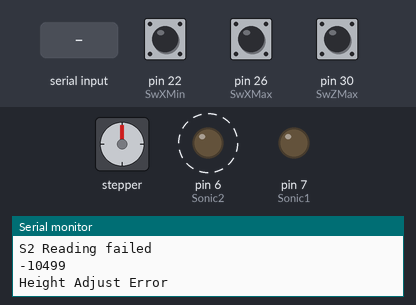
Recording of a sketch running on a simulated Arduino Mega 2560, built with avr-gcc and run on an emulated ATmega2560. Parts: stepper motor, output pins drawn as LEDs (lit = HIGH), the last lines printed to the serial monitor. Dashed ring = blinking. The inputs (shaded band) are chosen by the test bench; at power-on: pin 22 (SwXMin) LOW, pin 26 (SwXMax) LOW, pin 30 (SwZMax) LOW. Stepper angles assume 200 steps per turn.

Above: at 1.7 s.
1.8 s: "H" received over Serial
At 3.5 s:
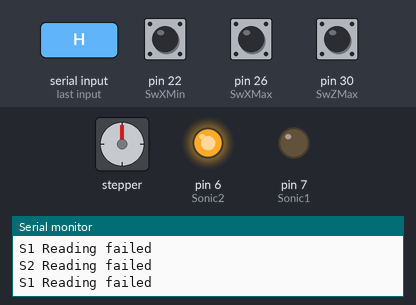
At 4.1 s:
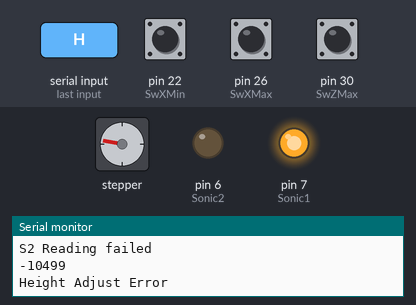
4.8 s: "90,45,200,10\n" received over the second serial link
At 5.6 s:
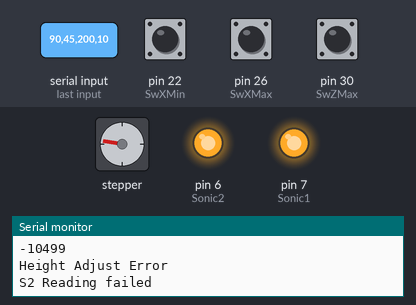
Timing chart, 0 to 24.5 s (numbered marks = the images above; inputs shaded):
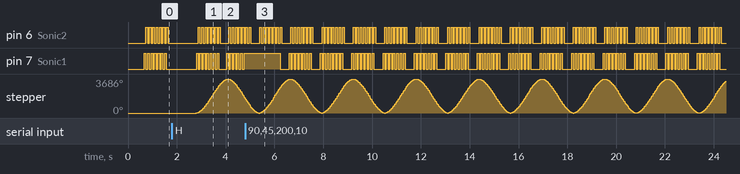

The sketch:

WeldSide.ino
```cpp
#include <AccelStepper.h>

// DEFINING PINS ON THE MEGA
int XmotorPull = 8;    // Pull Pin on the X-Axis Motor
int XmotorDir = 9;     // Direction Pin on the X-Axis Motor
int ZmotorPull = 10;   // Pull Pin on the Z-Axis Motor
int ZmotorDir = 11;    // Direction Pin on the Z-Axis Motor

int Sonic1 = 7;  // Pin to activate ultrasonic sensor 1
int Sonic2 = 6;  // Pin to activate ultrasonic sensor 2

int SwXMax = 26;  // Pin for endstop switch X Axis Max Extention
int SwXMin = 22;  // Pin for endstop switch X Axis Min Extention
int SwZMax = 30;  // Pin for endstop switch Z Axis Max Extention

int SwXMaxState =0;  // Holds state of endstop switches
int SwXMinState =0;  // Holds state of endstop switches
int SwZMaxState =0;  // Holds state of endstop switches

//DEFINING MOTORS
AccelStepper XStep(AccelStepper::FULL2WIRE, XmotorPull, XmotorDir);
AccelStepper ZStep(AccelStepper::FULL2WIRE, ZmotorPull, ZmotorDir);

// GLOVBAL MOTOR SPEEDS
int XMaxSpeed = 100000;
int ZMaxSpeed = 10000;

// GLOBAL OFFSET VALUES
int sonicSensorOffset = 500;       // number of mm the sensor is offest from the welder head
int desiredWelderOffset = 10;      // number of mm we want the welder above the meterial.

// HOLDER FOR RANGE READING
int current_range_reading = -1;     // hold the place of a Usonic range reading
int advReading = 0;

//COURSE FINE MOTOR MOVMENT
int XStepCount=200;
int ZStepCount=200;

int XTarget =0;  // where we want the X axis to be
int ZTarget =0;  // where we want the Z axis to be

int heightFreq = 0;  // how often to check height
int oscFreq = 5000;     // how fast to move oscilation
int oscDist = 500;   // distance to move on each oscilation
int Osc =0;          // wether to osilate of not
int dir =0;          // direction to oscilate


void setup(){

  pinMode(Sonic1, OUTPUT);  // set the trigger pin for the ultrasonic to an output on the mega.
  pinMode(Sonic2, OUTPUT);  // set the trigger pin for the ultrasonic to an output on the mega.

  pinMode(SwXMax, INPUT);  // Define endstop switches as inputs
  pinMode(SwXMin, INPUT);
  pinMode(SwZMax, INPUT);


  XStep.setCurrentPosition(0);
  ZStep.setCurrentPosition(0);
  XStep.setMaxSpeed(XMaxSpeed);
  XStep.setAcceleration(10000);
  ZStep.setMaxSpeed(ZMaxSpeed);
  ZStep.setAcceleration(15000);


  Serial.begin(115200);  // Start talking to RasberryPi
  Serial2.begin(9600);   // Start Talking to  ultrasonic sensor 1
  Serial3.begin(9600);   // Start Talking to  ultrasonic sensor 2

  delay(500);

}

void loop(){

  checkEndStop();  // check stop switches

  heightControl();

  Oscilate();

  XStep.run();
  ZStep.run();

  // move the steppers twards the goal


}
void alternateloop(){
  checkEndStop();
  Oscilate();
  RemoteCommand();
  XStep.run();
  return;
}


void serialEvent() {
    RemoteCommand();   // Get input from the remote
}


void checkEndStop(){
  SwXMaxState = digitalRead(SwXMax);  // get readings from endstop switches
  SwXMinState = digitalRead(SwXMin);
  SwZMaxState = digitalRead(SwZMax);

  // X Max switch is triggered
  if(SwXMaxState == HIGH){
     SwXMaxState = digitalRead(SwXMax);
       if(SwXMaxState == HIGH){
         XStep.move(200);
       }
  }
   else if(SwXMinState == HIGH){
     SwXMinState = digitalRead(SwXMin);
       if(SwXMinState == HIGH){
         XStep.move(-200);
       }
  }

  if(SwZMaxState == HIGH){
     SwZMaxState = digitalRead(SwZMax);
       if(SwZMaxState == HIGH){
         ZStep.move(-200);
       }
  }

}


void Oscilate(){
  int Xgoal = XStep.targetPosition();
  int Xstate = XStep.currentPosition();


  if(Xstate == Xgoal && Osc ==1){


    if(dir == 0){
      XStep.moveTo(Xstate +oscDist);
      dir =1;
     }
     else{
       XStep.moveTo(Xstate -oscDist);
       dir =0;
     }
  }
}


void RemoteCommand(){
  if (Serial.available() > 0) {
    int cmd = Serial.read();

    switch (cmd) {
      case 'A':
        if(XStep.targetPosition() < XStep.currentPosition()){
           //XStep.setCurrentPosition(0);
           XStep.moveTo(XStep.currentPosition());

        }
        XStep.moveTo(XStep.targetPosition() + XStepCount);
      break;
      case 'D':
        if(XStep.targetPosition() > XStep.currentPosition()){
           //XStep.setCurrentPosition(0);
           XStep.moveTo(XStep.currentPosition());
        }
        XStep.moveTo(XStep.targetPosition() - XStepCount);
      break;
      case 'W':
        if(ZStep.targetPosition() < ZStep.currentPosition()){
           //ZStep.setCurrentPosition(0);
           ZStep.moveTo(ZStep.currentPosition());
        }
        ZStep.moveTo(ZStep.targetPosition() + ZStepCount);
        sonicSensorOffset ++;
      break;
      case 'S':
        if(ZStep.targetPosition() > ZStep.currentPosition()){
             //ZStep.setCurrentPosition(0);
             ZStep.moveTo(ZStep.currentPosition());
          }
        ZStep.moveTo(ZStep.targetPosition() - ZStepCount);
        sonicSensorOffset --;
      break;
      case 'X':
        if(XStepCount ==200){
          XStepCount = 100;
          break;
        }
        XStepCount = 200;
      break;
      case 'Z':
        if(ZStepCount == 200){
          ZStepCount = 100;
          break;
        }
        ZStepCount = 200;
      break;
      case 'G':{
        int zz = Serial.parseInt();
        while(Serial.peek() == 'G'){
          zz = Serial.parseInt();
        }
        long val = (1024-zz);

        val = val *70;
        //val = val * 0.4;
        //val = pow(val,2);

        if( val < 5000){
          val = 5000;
        }
        XStep.setAcceleration(val);
      }
      break;
      case 'H':{
        int yy = Serial.parseInt();
        while(Serial.peek() == 'H'){
          yy = Serial.parseInt();
        }
        long val = (1024 -yy) *2.0;
         if( val < 200){
           Osc =0;
        }
        else{
          Osc =1;
          oscDist = val;
        }
      }
      break;
    //default:
    return;
    }

  }

}

void heightControl(){
  heightFreq++;
  if(heightFreq == 2000){
    heightFreq =0;
    int Zgoal = ZStep.targetPosition();
    int Zstate = ZStep.currentPosition();

    if(Zstate == Zgoal){
      advReading = AdvSonicReading() - sonicSensorOffset;
      Serial.println(advReading);
      if(advReading > -250 && advReading < 250){
        if(advReading > 2){
           ZStep.moveTo(ZStep.targetPosition() - (200 * 0.5 * advReading));
        }
        if(advReading < -2){
           ZStep.moveTo(ZStep.targetPosition() + (200 * 0.5* advReading * -1));
        }
      }
      else{
        Serial.println("Height Adjust Error");
      }
    }
  }
}

double sum =0;
double AdvSonicReading(){
     sum =0;
     int j=0;
     for(int i = 0;i<7;i++){
       int one = getSonicReadingOne();
       int two = getSonicReadingTwo();
       if(one != -1){
         sum += one;
         j++;
       }
       if(two != -1){
         sum+=two;
         j++;
       }
     }
     if(j >5){
       return round(sum/j);
     }
     return -9999;
}


// Function that gathers one reading from Ultrasonic 1
int getSonicReadingOne(){
   digitalWrite(Sonic1, HIGH);
   //delay(50);
   waitForSensor();
     if (Serial2.available() > 5){  // one complete range, 6 characters long, is stored in the RX buffer.
          int inByte = Serial2.read(); // Examine the first stored character and decide what to do.
          if( inByte == 'R' ){ // "R" character
            int thousands = (Serial2.read() - '0') * 1000; // Take and convert each range digit to human-readable integer format.
            int hundreds = (Serial2.read() - '0') * 100;
            int tens = (Serial2.read() - '0') * 10;
            int units = (Serial2.read() - '0') * 1;
            int cr = Serial2.read(); // clear out the buffer
            // Assemble the digits into the range integer.
            current_range_reading = thousands + hundreds + tens + units;

            if(current_range_reading == 300){         //This is the minimum reading for the HRXL MaxSonar, not the actual distance
              Serial.println("S1 too close!");
              digitalWrite(Sonic1, LOW);
              return -1;
            }
            else if(current_range_reading == 1000){   //This is the max reading for the HRXL MaxSonar, not the actual distance
              Serial.println("S1 too far!");
              digitalWrite(Sonic1, LOW);
              return -1;
            }
            else{
              digitalWrite(Sonic1, LOW);
              return current_range_reading;
            }
          }
     }
     else{
       digitalWrite(Sonic1, LOW);
       Serial.println("S1 Reading failed");
       return -1;
     }
}

// Function that gathers one reading from Ultrasonic 2
int getSonicReadingTwo(){
   digitalWrite(Sonic2, HIGH);
   //delay(50);
   waitForSensor();
     if (Serial3.available() > 5){  // one complete range, 6 characters long, is stored in the RX buffer.
          int inByte = Serial3.read(); // Examine the first stored character and decide what to do.
          if( inByte == 'R' ){ // "R" character
            int thousands = (Serial3.read() - '0') * 1000; // Take and convert each range digit to human-readable integer format.
            int hundreds = (Serial3.read() - '0') * 100;
            int tens = (Serial3.read() - '0') * 10;
            int units = (Serial3.read() - '0') * 1;
            int cr = Serial3.read(); // clear out the buffer
            // Assemble the digits into the range integer.
            current_range_reading = thousands + hundreds + tens + units;

            if(current_range_reading == 300){         //This is the minimum reading for the HRXL MaxSonar, not the actual distance
              Serial.println("S2 too close!");
              digitalWrite(Sonic2, LOW);
              return -1;
            }
            else if(current_range_reading == 5000){   //This is the max reading for the HRXL MaxSonar, not the actual distance
              Serial.println("S2 too far!");
              digitalWrite(Sonic2, LOW);
              return -1;
            }
            else{
              digitalWrite(Sonic2, LOW);
              return current_range_reading;
            }
          }
     }
     else{
       digitalWrite(Sonic2, LOW);
       Serial.println("S2 Reading failed");
       return -1;
     }


}
long startTime =0;
void waitForSensor(){
  startTime = millis();
  while((millis() - startTime) < 70){
      alternateloop();
   }
}
```

Measured:
- after the input at 1.8 s, stepper: turns 3681° clockwise in 1.3 s, then 2171° counter-clockwise in 0.70 s
- by itself, pin 6 (Sonic2): repeats every 1.3 s: LOW 0.07 s, HIGH 0.07 s, LOW 0.36 s, 5 × (HIGH 0.07 s, LOW 0.07 s), HIGH 0.07 s
- by itself, pin 7 (Sonic1): repeats every 1.3 s: 6 × (HIGH 0.07 s, LOW 0.07 s), HIGH 0.07 s, LOW 0.37 s
